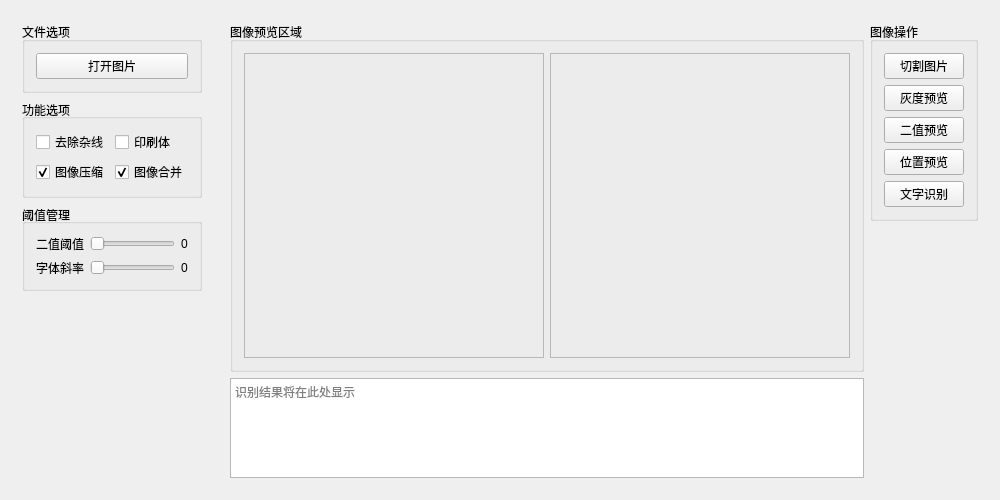
<?xml version="1.0" encoding="UTF-8"?>
<ui version="4.0">
 <class>MainWindow</class>
 <widget class="QMainWindow" name="MainWindow">
  <property name="geometry">
   <rect>
    <x>0</x>
    <y>0</y>
    <width>1000</width>
    <height>500</height>
   </rect>
  </property>
  <widget class="QWidget" name="centralWidget">
   <layout class="QHBoxLayout" name="horizontalLayout">
    <item alignment="Qt::AlignTop">
     <widget class="QWidget" name="widget" native="true">
      <property name="sizePolicy">
       <sizepolicy hsizetype="Maximum" vsizetype="Preferred">
        <horstretch>0</horstretch>
        <verstretch>0</verstretch>
       </sizepolicy>
      </property>
      <layout class="QVBoxLayout" name="LeftOperation">
       <item>
        <widget class="QGroupBox" name="gp_file_option">
         <property name="title">
          <string>文件选项</string>
         </property>
         <property name="flat">
          <bool>false</bool>
         </property>
         <property name="checkable">
          <bool>false</bool>
         </property>
         <layout class="QVBoxLayout" name="verticalLayout">
          <item>
           <widget class="QPushButton" name="btn_openImg">
            <property name="text">
             <string>打开图片</string>
            </property>
           </widget>
          </item>
         </layout>
        </widget>
       </item>
       <item>
        <widget class="QGroupBox" name="gp_ability_option">
         <property name="title">
          <string>功能选项</string>
         </property>
         <property name="alignment">
          <set>Qt::AlignLeading|Qt::AlignLeft|Qt::AlignVCenter</set>
         </property>
         <layout class="QGridLayout" name="gridLayout_4">
          <item row="1" column="0">
           <widget class="QCheckBox" name="ck_cut">
            <property name="text">
             <string>图像压缩</string>
            </property>
            <property name="checked">
             <bool>true</bool>
            </property>
           </widget>
          </item>
          <item row="0" column="0">
           <widget class="QCheckBox" name="ck_noline">
            <property name="layoutDirection">
             <enum>Qt::LeftToRight</enum>
            </property>
            <property name="text">
             <string>去除杂线</string>
            </property>
           </widget>
          </item>
          <item row="0" column="1">
           <widget class="QCheckBox" name="ck_print">
            <property name="text">
             <string>印刷体</string>
            </property>
           </widget>
          </item>
          <item row="1" column="1">
           <widget class="QCheckBox" name="ck_join">
            <property name="text">
             <string>图像合并</string>
            </property>
            <property name="checked">
             <bool>true</bool>
            </property>
           </widget>
          </item>
         </layout>
        </widget>
       </item>
       <item>
        <widget class="QGroupBox" name="gp_threshold">
         <property name="title">
          <string>阈值管理</string>
         </property>
         <property name="alignment">
          <set>Qt::AlignLeading|Qt::AlignLeft|Qt::AlignVCenter</set>
         </property>
         <property name="flat">
          <bool>false</bool>
         </property>
         <layout class="QGridLayout" name="gridLayout_2">
          <item row="6" column="2">
           <widget class="QLabel" name="sb_ratio_value">
            <property name="text">
             <string>0</string>
            </property>
           </widget>
          </item>
          <item row="6" column="1">
           <widget class="QSlider" name="sb_ratio">
            <property name="maximum">
             <number>100</number>
            </property>
            <property name="orientation">
             <enum>Qt::Horizontal</enum>
            </property>
           </widget>
          </item>
          <item row="4" column="2">
           <widget class="QLabel" name="sb_binary_value">
            <property name="text">
             <string>0</string>
            </property>
           </widget>
          </item>
          <item row="4" column="1">
           <widget class="QSlider" name="sb_binary">
            <property name="maximum">
             <number>255</number>
            </property>
            <property name="orientation">
             <enum>Qt::Horizontal</enum>
            </property>
           </widget>
          </item>
          <item row="4" column="0">
           <widget class="QLabel" name="sb_binary_text">
            <property name="text">
             <string>二值阈值</string>
            </property>
            <property name="alignment">
             <set>Qt::AlignCenter</set>
            </property>
           </widget>
          </item>
          <item row="6" column="0">
           <widget class="QLabel" name="sb_ratio_text">
            <property name="text">
             <string>字体斜率</string>
            </property>
            <property name="alignment">
             <set>Qt::AlignCenter</set>
            </property>
           </widget>
          </item>
         </layout>
        </widget>
       </item>
      </layout>
     </widget>
    </item>
    <item>
     <widget class="QWidget" name="widget_2" native="true">
      <layout class="QGridLayout" name="RightOperation">
       <item row="0" column="1">
        <widget class="QGroupBox" name="gp_show_image">
         <property name="title">
          <string>图像预览区域</string>
         </property>
         <layout class="QHBoxLayout" name="horizontalLayout_2">
          <item>
           <widget class="QLabel" name="lbl_image_origin">
            <property name="frameShape">
             <enum>QFrame::StyledPanel</enum>
            </property>
            <property name="text">
             <string/>
            </property>
            <property name="alignment">
             <set>Qt::AlignCenter</set>
            </property>
           </widget>
          </item>
          <item>
           <widget class="QLabel" name="lbl_image_after">
            <property name="frameShape">
             <enum>QFrame::StyledPanel</enum>
            </property>
            <property name="text">
             <string/>
            </property>
            <property name="alignment">
             <set>Qt::AlignCenter</set>
            </property>
           </widget>
          </item>
         </layout>
        </widget>
       </item>
       <item row="1" column="1">
        <widget class="QTextEdit" name="text_result">
         <property name="maximumSize">
          <size>
           <width>16777215</width>
           <height>100</height>
          </size>
         </property>
         <property name="readOnly">
          <bool>true</bool>
         </property>
         <property name="html">
          <string></string>
         </property>
         <property name="placeholderText">
          <string>识别结果将在此处显示</string>
         </property>
        </widget>
       </item>
       <item row="0" column="2" rowspan="2" alignment="Qt::AlignTop">
        <widget class="QGroupBox" name="gp_operate_image">
         <property name="title">
          <string>图像操作</string>
         </property>
         <layout class="QVBoxLayout" name="verticalLayout_4">
          <item>
           <widget class="QPushButton" name="btn_split">
            <property name="text">
             <string>切割图片</string>
            </property>
           </widget>
          </item>
          <item>
           <widget class="QPushButton" name="btn_gray">
            <property name="text">
             <string>灰度预览</string>
            </property>
           </widget>
          </item>
          <item>
           <widget class="QPushButton" name="btn_brinary">
            <property name="text">
             <string>二值预览</string>
            </property>
           </widget>
          </item>
          <item>
           <widget class="QPushButton" name="btn_location">
            <property name="text">
             <string>位置预览</string>
            </property>
           </widget>
          </item>
          <item>
           <widget class="QPushButton" name="btn_recognize">
            <property name="text">
             <string>文字识别</string>
            </property>
           </widget>
          </item>
         </layout>
        </widget>
       </item>
      </layout>
     </widget>
    </item>
   </layout>
  </widget>
 </widget>
 <layoutdefault spacing="6" margin="11"/>
 <tabstops>
  <tabstop>btn_openImg</tabstop>
  <tabstop>ck_noline</tabstop>
  <tabstop>ck_print</tabstop>
  <tabstop>ck_cut</tabstop>
  <tabstop>ck_join</tabstop>
  <tabstop>sb_binary</tabstop>
  <tabstop>sb_ratio</tabstop>
  <tabstop>btn_split</tabstop>
  <tabstop>btn_gray</tabstop>
  <tabstop>btn_brinary</tabstop>
  <tabstop>btn_location</tabstop>
  <tabstop>btn_recognize</tabstop>
  <tabstop>text_result</tabstop>
 </tabstops>
 <resources/>
 <connections/>
</ui>
